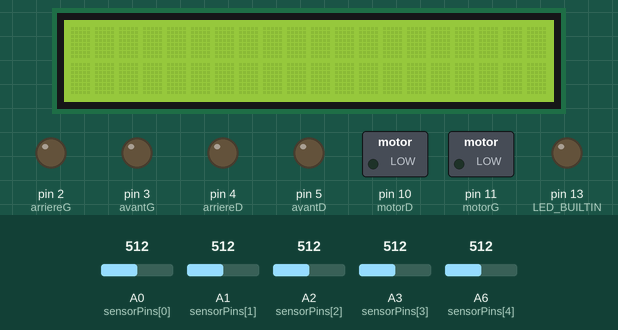
Recording of a sketch running on a simulated Arduino Nano, built with avr-gcc and run on an emulated ATmega328P. Shown: 20×2 character LCD, switched loads named in the sketch (green lamp = pin HIGH), output pins drawn as LEDs (lit = HIGH). The inputs (shaded band) are chosen by the test bench; at power-on: A0 (sensorPins[0]) = 512, A6 (sensorPins[4]) = 512, A1 (sensorPins[1]) = 512, A3 (sensorPins[3]) = 512, A2 (sensorPins[2]) = 512.

Above: at 1.2 s.
1.3 s: A0 (sensorPins[0]) set to 490
At 2.4 s:
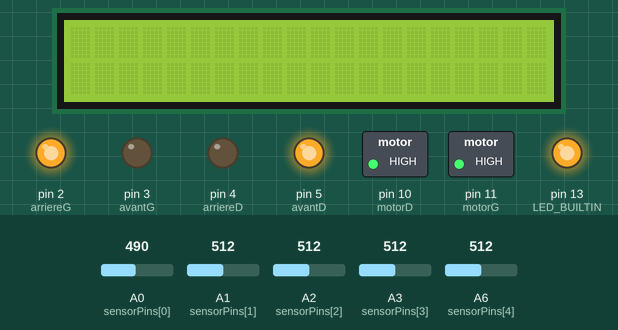
2.8 s: A6 (sensorPins[4]) set to 499
At 3.5 s:
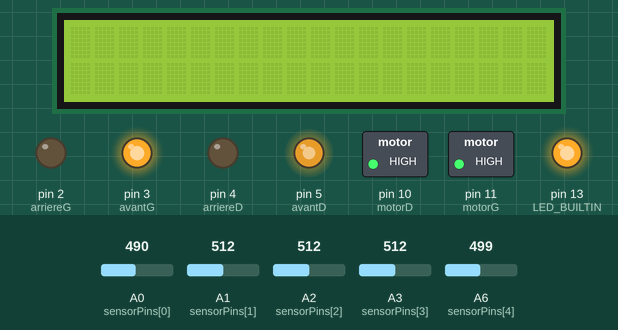
4.3 s: A1 (sensorPins[1]) set to 482
At 4.6 s:
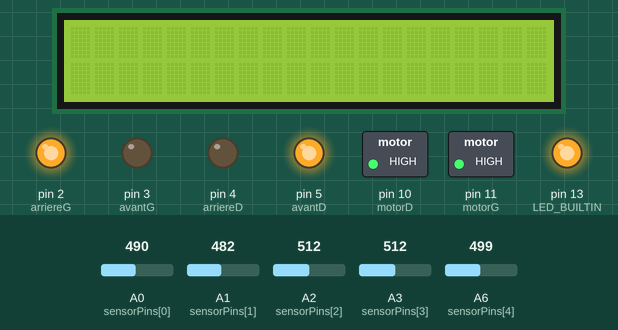
5.8 s: A3 (sensorPins[3]) set to 486
At 7.0 s:
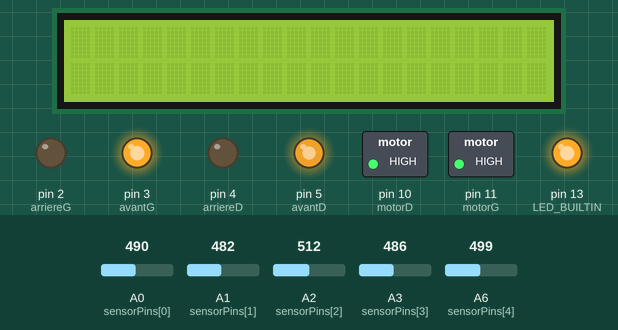
7.3 s: A2 (sensorPins[2]) set to 490
At 8.5 s:
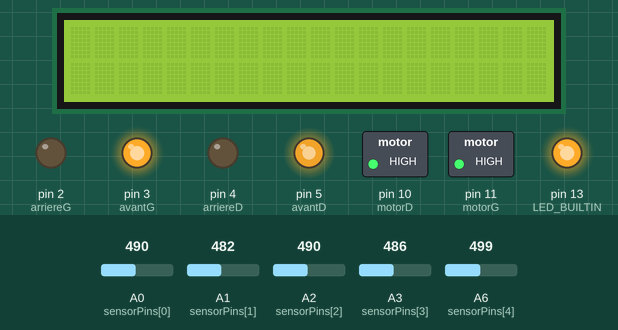
8.8 s: A0 (sensorPins[0]) set to 510
At 9.4 s:
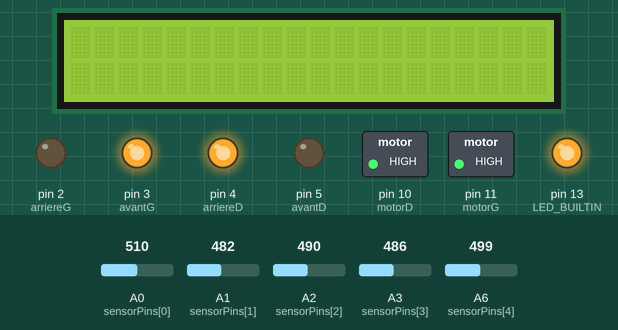
Timing chart, 0 to 11.3 s (numbered marks = the images above; inputs shaded):
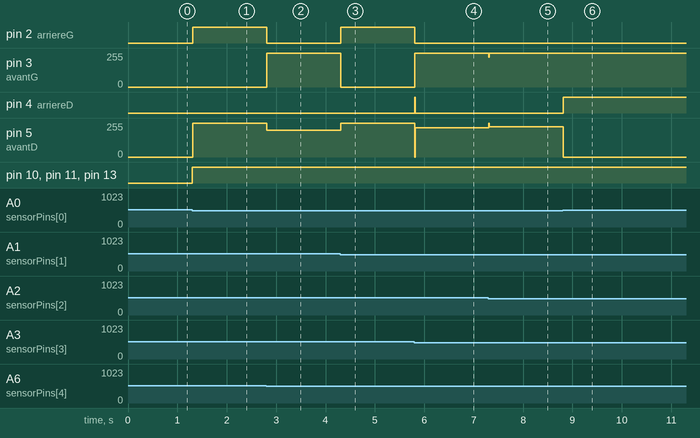

Measured:
- the behaviour switches between 500 and 499 on A6 (sensorPins[4]) (found by bisection; images 1 and 2)
- the behaviour switches between 500 and 499 on A1 (sensorPins[1]) (found by bisection; images 2 and 3)
- the behaviour switches between 500 and 499 on A3 (sensorPins[3]) (found by bisection; images 3 and 4)
- after the input at 1.3 s, pin 2 (arriereG), pin 10 (motorD), pin 11 (motorG), pin 13 (LED_BUILTIN): LOW → HIGH at once; pin 5 (avantD): 0/255 → 255/255 at once
- after the input at 2.8 s, pin 2 (arriereG): HIGH → LOW at once; pin 3 (avantG): 0/255 → 255/255 at once; pin 5 (avantD): 255/255 → 201/255 at once
- after the input at 4.3 s, pin 2 (arriereG): LOW → HIGH at once; pin 3 (avantG): 255/255 → 0/255 at once; pin 5 (avantD): 201/255 → 255/255 at once
- after the input at 5.8 s, pin 2 (arriereG): HIGH → LOW at once; pin 3 (avantG): 0/255 → 255/255 at once; pin 4 (arriereD): LOW → HIGH at once, → LOW 0.01 s later; pin 5 (avantD): 255/255 → 221/255 at once
- after the input at 7.3 s, pin 3 (avantG): 255/255 → 223/255 at once, → 255/255 0.01 s later; pin 5 (avantD): 221/255 → 227/255 at once
- after the input at 8.8 s, pin 4 (arriereD): LOW → HIGH at once; pin 5 (avantD): 227/255 → 0/255 at once

The sketch:

main.ino
```cpp
#include <TimerOne.h>
#include <Wire.h>
#include <LiquidCrystal_I2C.h>
#include "Config.h"
#include "Motor.h"
#include "Sensor.h"
#include "PID.h"
#include "Display.h"

byte carreBlanc[8] = {
    0b11111,
    0b11111,
    0b11111,
    0b11111,
    0b11111,
    0b11111,
    0b11111,
    0b11111
};

void setup() {
    pinMode(avantG, OUTPUT);
    pinMode(arriereG, OUTPUT);
    pinMode(avantD, OUTPUT);
    pinMode(arriereD, OUTPUT);

    pinMode(motorD, OUTPUT);
    pinMode(motorG, OUTPUT);
    pinMode(LED_BUILTIN, OUTPUT);

    lcd.init();
    lcd.backlight();
    lcd.createChar(0, carreBlanc);

    for (int i = 0; i < 5; i++) {
        pinMode(sensorPins[i], INPUT);
    }

    for (int i = 0; i < 5; i++) {
        sensorValue[i] = constrain(analogRead(sensorPins[i]), 0, 1000);
        lsensorArray[i] = noir(sensorValue[i]);
    }
}

void loop() {
    readLine();

    if (onLine == 1) {
        linefollow();
        digitalWrite(LED_BUILTIN, HIGH);
    } else if (lsensorArray[0] || lsensorArray[4]) {
        digitalWrite(LED_BUILTIN, LOW);
        if (error > 0) {
            ctrl_motor(-130, v);
        } else {
            ctrl_motor(v, -130);
        }
    }
}
```

PID.cpp
```cpp
#include "PID.h"
#include "Config.h"
#include "Motor.h"

void linefollow() {
    error = 0;
    active = 0;
    for (int i = 0; i < 5; i++) {
        error += sensorWeight[i] * sensorArray[i] * sensorValue[i];
        active += sensorArray[i];
    }
    error = error / active;

    P = error;
    I = I + error;
    D = error - lp;
    lp = P;

    correc = (Kp * P) + (Ki * I) + (Kd * D);

    calc_turn();
}
```

PID.h
```cpp
#ifndef PID_H
#define PID_H

void linefollow();

#endif
```

display.cpp
```cpp
#include "Display.h"
#include "Config.h"

void gauche() {
    lcd.clear();
    lcd.setCursor(1, 0);
    lcd.print("/   |");
    lcd.setCursor(1, 1);
    lcd.print("| ");
    lcd.write(byte(0));
    lcd.print(" /");
    lcd.setCursor(8, 0);
    lcd.print("/   |");
    lcd.setCursor(8, 1);
    lcd.print("| ");
    lcd.write(byte(0));
    lcd.print(" /");
}

void droit() {
    lcd.clear();
    lcd.setCursor(3, 0);
    lcd.print("|   |");
    lcd.setCursor(3, 1);
    lcd.print("| ");
    lcd.write(byte(0));
    lcd.print(" |");
    lcd.setCursor(10, 0);
    lcd.print("|   |");
    lcd.setCursor(10, 1);
    lcd.print("| ");
    lcd.write(byte(0));
    lcd.print(" |");
}

void dort() {
    lcd.clear();
    lcd.setCursor(3, 1);
    lcd.print("_____");
    lcd.setCursor(10, 1);
    lcd.print("_____");
}

void haut() {
    lcd.clear();
    lcd.setCursor(1, 0);
    lcd.print("/ ");
    lcd.write(byte(0));
    lcd.print(" |");
    lcd.setCursor(1, 1);
    lcd.print("|   /");
    lcd.setCursor(8, 0);
    lcd.print("/ ");
    lcd.write(byte(0));
    lcd.print(" |");
    lcd.setCursor(8, 1);
    lcd.print("|   /");
}

void content() {
    lcd.clear();
    lcd.setCursor(3, 1);
    lcd.print("|");
    lcd.setCursor(4, 0);
    lcd.print("___");
    lcd.setCursor(7, 1);
    lcd.print("|");
    lcd.setCursor(10, 1);
    lcd.print("|");
    lcd.setCursor(11, 0);
    lcd.print("___");
    lcd.setCursor(14, 1);
    lcd.print("|");
}

void face() {
    if (count == 0) gauche();
    else if (count == 150) haut();
    else if (count == 300) gauche();
    else if (count == 450) droit();
    else if (count == 600) content();
    else if (count == 750) droit();
    else if (count == 900) count = 0;
    count++;
}
```

display.h
```cpp
#ifndef DISPLAY_H
#define DISPLAY_H

void face();
void gauche();
void droit();
void dort();
void haut();
void content();

#endif
```

motor.cpp
```cpp
#include "Motor.h"
#include "Config.h"

void motor(int motorNum, int pwr) {
    analogWrite(motorNum, 255);
    if (pwr < 0) {
        if (motorNum == motorG) {
            digitalWrite(avantG, LOW);
            analogWrite(arriereG, abs(pwr));
        } else {
            digitalWrite(avantD, LOW);
            analogWrite(arriereD, abs(pwr));
        }
    } else {
        if (motorNum == motorG) {
            analogWrite(avantG, pwr);
            digitalWrite(arriereG, LOW);
        } else {
            analogWrite(avantD, pwr);
            digitalWrite(arriereD, LOW);
        }
    }
}

void ctrl_motor(int G, int D) {
    motor(motorG, G);
    motor(motorD, D);
}

void calc_turn() {
    vd = v + correc;
    vg = v - correc;
    if (vd > vmax) vd = vmax;
    if (vg > vmax) vg = vmax;
    if (vd < vmin) vd = vmin;
    if (vg < vmin) vg = vmin;
    ctrl_motor(vg, vd);
}
```

motor.h
```cpp
#ifndef MOTOR_H
#define MOTOR_H

void motor(int motorNum, int pwr);
void ctrl_motor(int G, int D);
void calc_turn();

#endif
```

sensor.cpp
```cpp
#include "Sensor.h"
#include "Config.h"

bool noir(int capteur) {
    return capteur < thresholdN;
}

void readLine() {
    onLine = 0;
    for (int i = 0; i < 5; i++) {
        sensorValue[i] = constrain(analogRead(sensorPins[i]), 0, 1000);
        sensorArray[i] = noir(sensorValue[i]);
        if (sensorArray[i]) {
            onLine = 1;
            for (int j = 0; j < 5; j++) {
                lsensorArray[j] = noir(constrain(analogRead(sensorPins[j]), 0, 1000));
            }
        }
    }
    if (!onLine) {
        if (correc > 0 && correc <= 120) correc++;
        else if (correc < 0 && correc >= -120) correc--;
    }
}
```

sensor.h
```cpp
#ifndef SENSOR_H
#define SENSOR_H

void readLine();
bool noir(int capteur);

#endif
```

config.cpp
```cpp
#include "Config.h"

const int sensorPins[5] = {A0, A1, A2, A3, A6};
int sensorWeight[5] = {6, 4, 0, -4, -6};
int sensorValue[5];
int sensorArray[5];
int lsensorArray[5];

const int motorG = 11;
const int avantG = 3;
const int arriereG = 2;

const int motorD = 10;
const int avantD = 5;
const int arriereD = 4;

const int thresholdN = 500;

double error;
int active;

int P, D, I, lp, correc;
const float Kp = 2;
const float Kd = 20;
const float Ki = 0;

int vg, vd;
int v = 255;
int vmax = 255;
int vmin = -255;

int onLine = 1;
int count = 0;

LiquidCrystal_I2C lcd(0x27, 20, 2);
```

config.h
```cpp
#ifndef CONFIG_H
#define CONFIG_H

#include <Arduino.h>
#include <LiquidCrystal_I2C.h>

extern const int sensorPins[5];
extern int sensorWeight[5];
extern int sensorValue[5];
extern int sensorArray[5];
extern int lsensorArray[5];

extern const int motorG;
extern const int avantG;
extern const int arriereG;

extern const int motorD;
extern const int avantD;
extern const int arriereD;

extern const int thresholdN;

extern double error;
extern int active;

extern int P, D, I, lp, correc;
extern const float Kp;
extern const float Kd;
extern const float Ki;

extern int vg, vd;
extern int v;
extern int vmax;
extern int vmin;

extern int onLine;
extern int count;

extern LiquidCrystal_I2C lcd;

#endif
```
